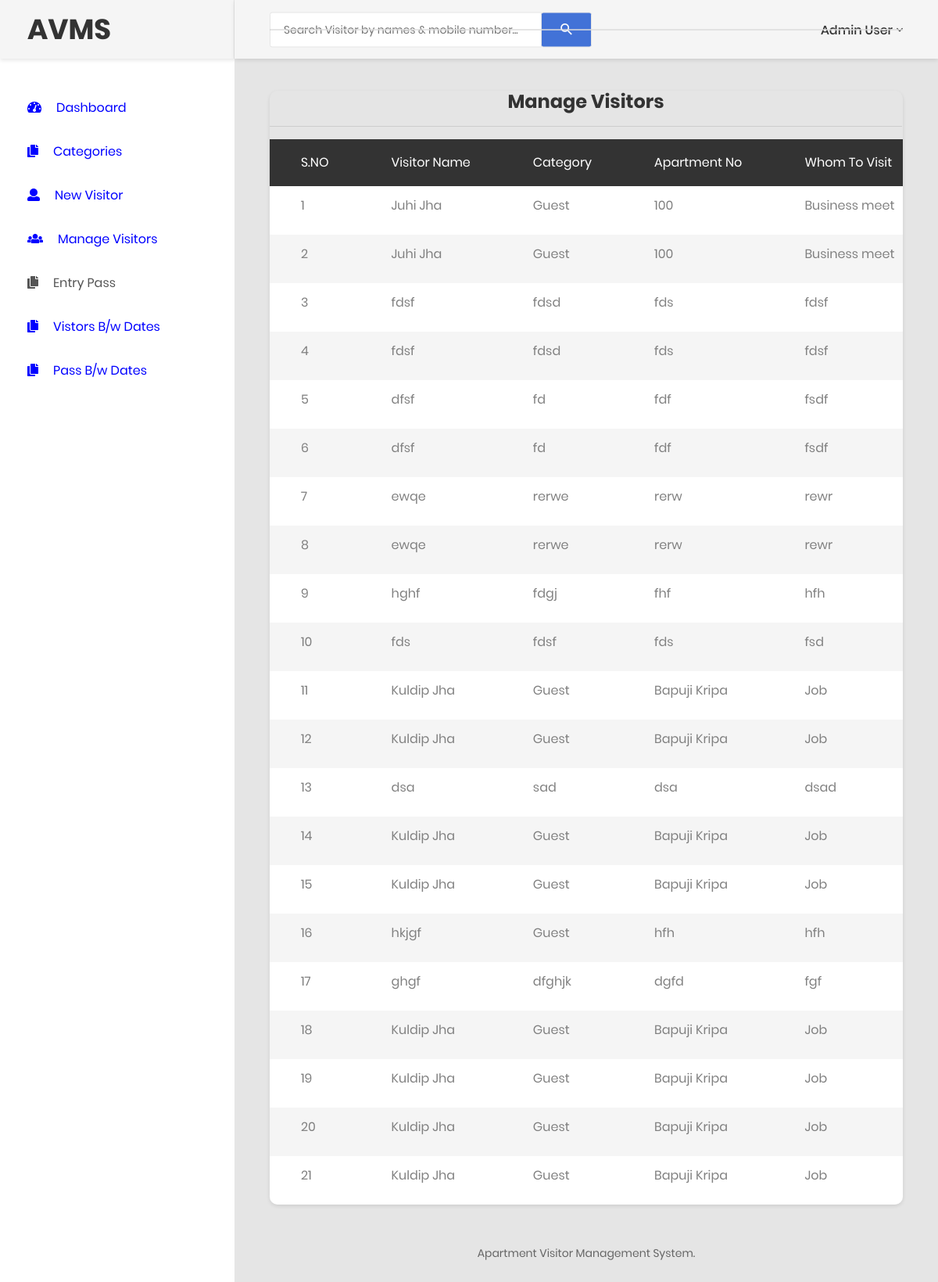
Screenshot of /manage-newvisitors.php (signed in) with the database file from the repository.
### tables this page shows
CREATE TABLE `tblvisitor` (
  `ID` int(5) NOT NULL,
  `categoryName` varchar(120) DEFAULT NULL,
  `VisitorName` varchar(120) DEFAULT NULL,
  `MobileNumber` bigint(11) DEFAULT NULL,
  `Address` varchar(250) DEFAULT NULL,
  `Apartment` varchar(120) NOT NULL,
  `Floor` varchar(120) NOT NULL,
  `WhomtoMeet` varchar(120) DEFAULT NULL,
  `ReasontoMeet` varchar(120) DEFAULT NULL,
  `EnterDate` timestamp NULL DEFAULT current_timestamp(),
  `remark` varchar(255) DEFAULT NULL,
  `outtime` timestamp NULL DEFAULT NULL ON UPDATE current_timestamp(),
  `idCardType` varchar(50) DEFAULT NULL,
  `idCardNumber` varchar(100) DEFAULT NULL,
  `idCardImage` varchar(255) DEFAULT NULL,
  `visitorPhoto` varchar(255) DEFAULT NULL
);

### manage-newvisitors.php (the view, shortened to what this page needs)
<?php
include('includes/dbconnection.php');
if (strlen($_SESSION['avmsaid']==0)) {
  header('location:logout.php');
  } else{
  ?>
<!DOCTYPE html>
<html lang="en">
<head>
    <link href="css/font-face.css" rel="stylesheet" media="all">
    <link href="vendor/font-awesome-4.7/css/font-awesome.min.css" rel="stylesheet" media="all">
    <link href="vendor/font-awesome-5/css/fontawesome-all.min.css" rel="stylesheet" media="all">
    <link href="vendor/mdi-font/css/material-design-iconic-font.min.css" rel="stylesheet" media="all">
    <link href="vendor/bootstrap-4.1/bootstrap.min.css" rel="stylesheet" media="all">
    <link href="vendor/animsition/animsition.min.css" rel="stylesheet" media="all">
    <link href="vendor/bootstrap-progressbar/bootstrap-progressbar-3.3.4.min.css" rel="stylesheet" media="all">
    <link href="vendor/wow/animate.css" rel="stylesheet" media="all">
    <link href="vendor/css-hamburgers/hamburgers.min.css" rel="stylesheet" media="all">
    <link href="vendor/slick/slick.css" rel="stylesheet" media="all">
    <link href="vendor/select2/select2.min.css" rel="stylesheet" media="all">
    <link href="vendor/perfect-scrollbar/perfect-scrollbar.css" rel="stylesheet" media="all">
    <link href="css/theme.css" rel="stylesheet" media="all">
</head>
<body class="animsition">
    <div class="page-wrapper">
      <?php include_once('includes/sidebar.php');?>
        <div class="page-container">
            <?php include_once('includes/header.php');?>
            <div class="main-content">
                <div class="section__content section__content--p30">
                    <div class="container-fluid">
                        <div class="row">
                            <div class="col-lg-12">
                                <div class="table-responsive table--no-card m-b-30">
                                       <h3 align="center">Manage Visitors</h3>
                                    <hr />
                                    <table class="table table-borderless table-striped table-earning">
                                         <thead>
                                        <tr>
                                            <tr>
                  <th width="10">S.NO</th>
                  <th>Visitor Name</th>
                  <th>Category</th>
              <th>Apartment No</th>
              <th>Whom To Visit</th>
                </tr>
                                        </tr>
                                        </thead>
                                       <?php
$ret=mysqli_query($con,"select *from tblvisitor");
$cnt=1;
while ($row=mysqli_fetch_array($ret)) {
?>
                <tr>
                  <td><?php echo $cnt;?></td>
                  <td><?php  echo $row['VisitorName'];?></td>
                  <td><?php  echo $row['categoryName'];?></td>
                  <td><?php  echo $row['Apartment'];?></td>
                <td><?php  echo $row['WhomtoMeet'];?></td>
                </tr>
                <?php
$cnt=$cnt+1;
}?>
                                    </table>
                                </div>
                            </div>
                        </div>
<?php include_once('includes/footer.php');?>
          </div>
                </div>
            </div>
        </div>
    </div>
</body>
</html>
<?php }  ?>

### rows the page displays
tblvisitor: VisitorName "Juhi Jha", categoryName "Guest", Apartment "100", WhomtoMeet "Business meet"
tblvisitor: VisitorName "Juhi Jha", categoryName "Guest", Apartment "100", WhomtoMeet "Business meet"
tblvisitor: VisitorName "fdsf", categoryName "fdsd", Apartment "fds", WhomtoMeet "fdsf"
tblvisitor: VisitorName "fdsf", categoryName "fdsd", Apartment "fds", WhomtoMeet "fdsf"
tblvisitor: VisitorName "dfsf", categoryName "fd", Apartment "fdf", WhomtoMeet "fsdf"
tblvisitor: VisitorName "dfsf", categoryName "fd", Apartment "fdf", WhomtoMeet "fsdf"
tblvisitor: VisitorName "ewqe", categoryName "rerwe", Apartment "rerw", WhomtoMeet "rewr"
tblvisitor: VisitorName "ewqe", categoryName "rerwe", Apartment "rerw", WhomtoMeet "rewr"
tblvisitor: VisitorName "hghf", categoryName "fdgj", Apartment "fhf", WhomtoMeet "hfh"
tblvisitor: VisitorName "fds", categoryName "fdsf", Apartment "fds", WhomtoMeet "fsd"
tblvisitor: VisitorName "Kuldip Jha", categoryName "Guest", Apartment "Bapuji Kripa", WhomtoMeet "Job"
tblvisitor: VisitorName "Kuldip Jha", categoryName "Guest", Apartment "Bapuji Kripa", WhomtoMeet "Job"
tblvisitor: VisitorName "dsa", categoryName "sad", Apartment "dsa", WhomtoMeet "dsad"
tblvisitor: VisitorName "Kuldip Jha", categoryName "Guest", Apartment "Bapuji Kripa", WhomtoMeet "Job"
tblvisitor: VisitorName "Kuldip Jha", categoryName "Guest", Apartment "Bapuji Kripa", WhomtoMeet "Job"
tblvisitor: VisitorName "hkjgf", categoryName "Guest", Apartment "hfh", WhomtoMeet "hfh"
tblvisitor: VisitorName "ghgf", categoryName "dfghjk", Apartment "dgfd", WhomtoMeet "fgf"
tblvisitor: VisitorName "Kuldip Jha", categoryName "Guest", Apartment "Bapuji Kripa", WhomtoMeet "Job"
tblvisitor: VisitorName "Kuldip Jha", categoryName "Guest", Apartment "Bapuji Kripa", WhomtoMeet "Job"
tblvisitor: VisitorName "Kuldip Jha", categoryName "Guest", Apartment "Bapuji Kripa", WhomtoMeet "Job"
tblvisitor: VisitorName "Kuldip Jha", categoryName "Guest", Apartment "Bapuji Kripa", WhomtoMeet "Job"
